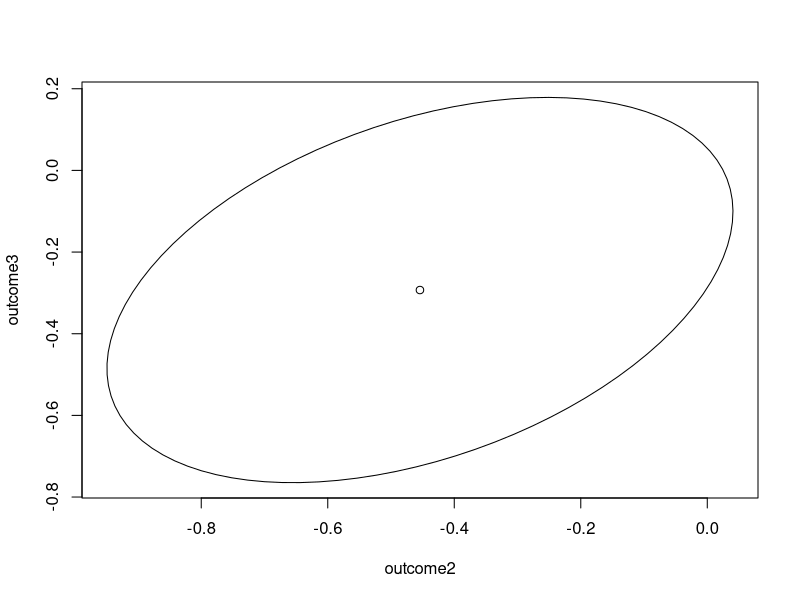

This figure's R source:
library(ellipse)


### Name: ellipse.glm
### Title: Outline an approximate pairwise confidence region
### Aliases: ellipse.glm
### Keywords: dplot regression

### ** Examples
     
## Dobson (1990) Page 93: Randomized Controlled Trial :

     counts <- c(18,17,15,20,10,20,25,13,12)
     outcome <- gl(3,1,9)
     treatment <- gl(3,3)
     glm.D93 <- glm(counts ~ outcome + treatment, family=poisson())

# Plot an approximate 95 % confidence region for the two Outcome parameters

	plot(ellipse(glm.D93, which = c(2,3)), type = 'l')
	points(glm.D93$coefficients[2], glm.D93$coefficients[3])
